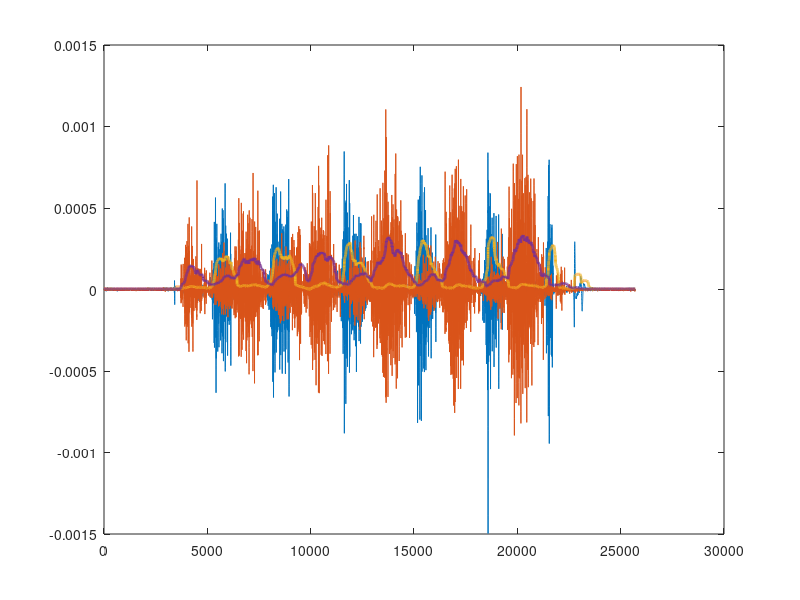

Source code (MATLAB):
% Read in EMG raw data

load('emgdata.mat', 'emgdata')

% Specify window size for processing - ie how many samples are you looking
% back?

[rows, cols] = size(emgdata);
window = 300;

% Initialise storage array for output

RMSdata = zeros(rows-window, cols);

% Detrend raw data

emgdet = detrend(emgdata);

% Calculate RMS values for sliding window (RMS requires Signal Processing
% toolbox)

for i = window+1:rows
    RMSdata(i-window,:) = rms(emgdet(i-window:i,:));
end

% Plot raw (actually detrended) EMG data against windowed RMS (play with
% colours to make this more readable)

plot(emgdet(window+1:rows,:)); hold on
plot(RMSdata, 'LineWidth', 2)

% Downsample and save as 'predictors' for pattern recognition network

emg.predictors = downsample(RMSdata, 100);

